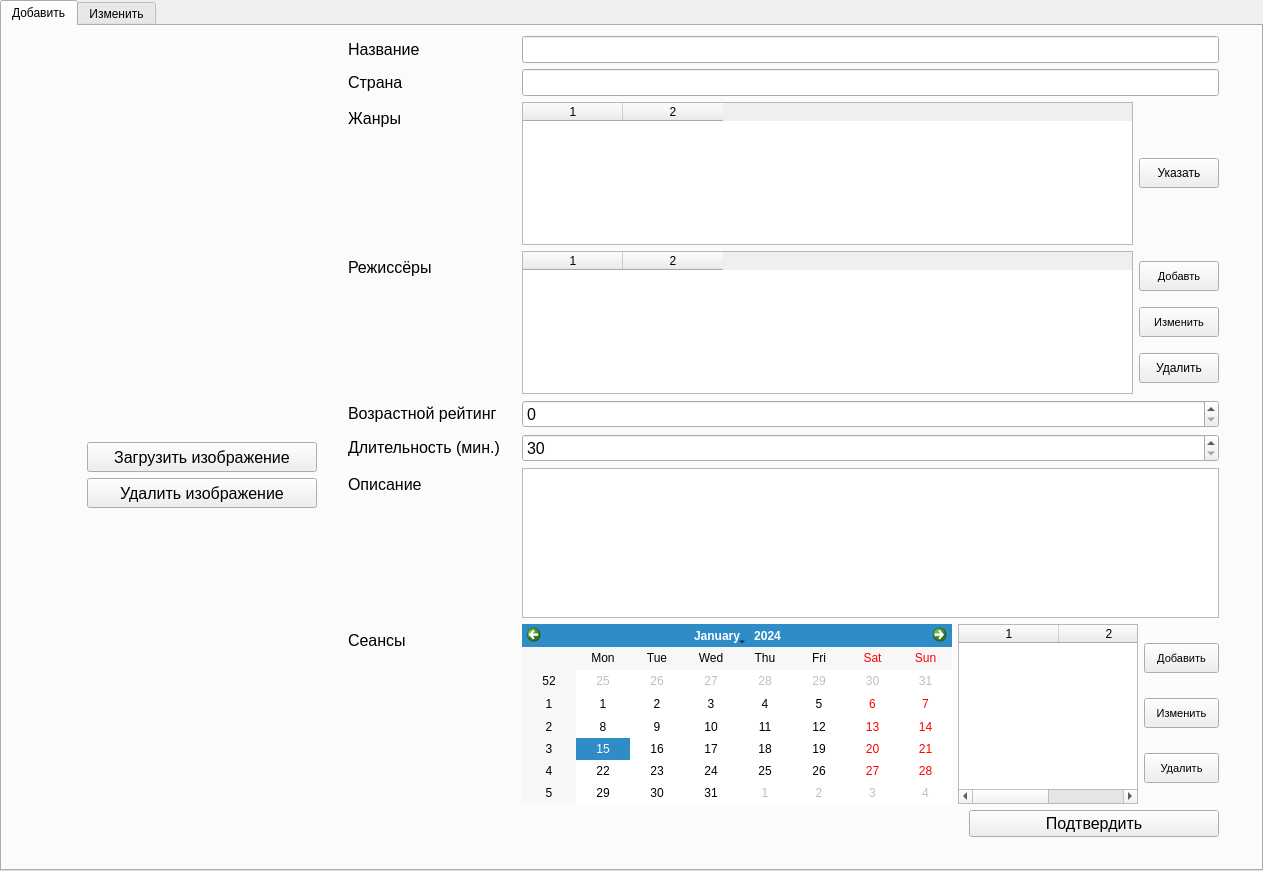
<?xml version="1.0" encoding="UTF-8"?>
<ui version="4.0">
 <class>TabWidget</class>
 <widget class="QTabWidget" name="TabWidget">
  <property name="geometry">
   <rect>
    <x>0</x>
    <y>0</y>
    <width>1263</width>
    <height>871</height>
   </rect>
  </property>
  <property name="minimumSize">
   <size>
    <width>100</width>
    <height>0</height>
   </size>
  </property>
  <property name="font">
   <font>
    <stylestrategy>PreferAntialias</stylestrategy>
   </font>
  </property>
  <property name="windowTitle">
   <string>Окно админа</string>
  </property>
  <property name="currentIndex">
   <number>0</number>
  </property>
  <widget class="QWidget" name="Tab0">
   <attribute name="title">
    <string>Добавить</string>
   </attribute>
   <widget class="QWidget" name="horizontalLayoutWidget">
    <property name="geometry">
     <rect>
      <x>60</x>
      <y>10</y>
      <width>1157</width>
      <height>825</height>
     </rect>
    </property>
    <layout class="QHBoxLayout" name="horizontalLayout_6">
     <item>
      <layout class="QVBoxLayout" name="verticalLayout_2">
       <item>
        <widget class="QLabel" name="ImageLabelTab0">
         <property name="minimumSize">
          <size>
           <width>280</width>
           <height>400</height>
          </size>
         </property>
         <property name="maximumSize">
          <size>
           <width>280</width>
           <height>400</height>
          </size>
         </property>
         <property name="styleSheet">
          <string notr="true"/>
         </property>
         <property name="text">
          <string>&lt;html&gt;&lt;head/&gt;&lt;body&gt;&lt;p&gt;&lt;br/&gt;&lt;/p&gt;&lt;/body&gt;&lt;/html&gt;</string>
         </property>
        </widget>
       </item>
       <item alignment="Qt::AlignHCenter">
        <widget class="QPushButton" name="LoadImageBtnTab0">
         <property name="minimumSize">
          <size>
           <width>230</width>
           <height>30</height>
          </size>
         </property>
         <property name="maximumSize">
          <size>
           <width>230</width>
           <height>30</height>
          </size>
         </property>
         <property name="font">
          <font>
           <pointsize>12</pointsize>
          </font>
         </property>
         <property name="text">
          <string>Загрузить изображение</string>
         </property>
        </widget>
       </item>
       <item alignment="Qt::AlignHCenter">
        <widget class="QPushButton" name="DeleteImageBtnTab0">
         <property name="minimumSize">
          <size>
           <width>230</width>
           <height>30</height>
          </size>
         </property>
         <property name="maximumSize">
          <size>
           <width>230</width>
           <height>30</height>
          </size>
         </property>
         <property name="font">
          <font>
           <pointsize>12</pointsize>
          </font>
         </property>
         <property name="text">
          <string>Удалить изображение</string>
         </property>
        </widget>
       </item>
       <item alignment="Qt::AlignTop">
        <widget class="QLabel" name="ImageErrorLabelTab0">
         <property name="minimumSize">
          <size>
           <width>0</width>
           <height>50</height>
          </size>
         </property>
         <property name="maximumSize">
          <size>
           <width>16777214</width>
           <height>16777215</height>
          </size>
         </property>
         <property name="font">
          <font>
           <pointsize>12</pointsize>
          </font>
         </property>
         <property name="styleSheet">
          <string notr="true">color: rgb(255, 0, 0);</string>
         </property>
         <property name="text">
          <string/>
         </property>
        </widget>
       </item>
      </layout>
     </item>
     <item>
      <layout class="QFormLayout" name="formLayout">
       <item row="0" column="0">
        <widget class="QLabel" name="NameLabel1">
         <property name="text">
          <string>&lt;html&gt;&lt;head/&gt;&lt;body&gt;&lt;p&gt;&lt;span style=&quot; font-size:12pt;&quot;&gt;Название&lt;/span&gt;&lt;/p&gt;&lt;/body&gt;&lt;/html&gt;</string>
         </property>
        </widget>
       </item>
       <item row="0" column="1">
        <widget class="QLineEdit" name="NameLineTab0">
         <property name="font">
          <font>
           <pointsize>12</pointsize>
          </font>
         </property>
         <property name="inputMask">
          <string notr="true"/>
         </property>
         <property name="text">
          <string/>
         </property>
         <property name="placeholderText">
          <string/>
         </property>
        </widget>
       </item>
       <item row="1" column="0">
        <widget class="QLabel" name="CountryLabel">
         <property name="text">
          <string>&lt;html&gt;&lt;head/&gt;&lt;body&gt;&lt;p&gt;&lt;span style=&quot; font-size:12pt;&quot;&gt;Страна&lt;/span&gt;&lt;/p&gt;&lt;/body&gt;&lt;/html&gt;</string>
         </property>
        </widget>
       </item>
       <item row="1" column="1">
        <widget class="QLineEdit" name="CountryLineTab0">
         <property name="font">
          <font>
           <pointsize>12</pointsize>
          </font>
         </property>
        </widget>
       </item>
       <item row="2" column="0">
        <widget class="QLabel" name="GenresLabel">
         <property name="text">
          <string>&lt;html&gt;&lt;head/&gt;&lt;body&gt;&lt;p&gt;&lt;span style=&quot; font-size:12pt;&quot;&gt;Жанры&lt;/span&gt;&lt;/p&gt;&lt;/body&gt;&lt;/html&gt;</string>
         </property>
        </widget>
       </item>
       <item row="2" column="1">
        <layout class="QGridLayout" name="gridLayout_2">
         <item row="0" column="2">
          <widget class="QPushButton" name="GenresBtnTab0">
           <property name="minimumSize">
            <size>
             <width>0</width>
             <height>30</height>
            </size>
           </property>
           <property name="text">
            <string>Указать</string>
           </property>
          </widget>
         </item>
         <item row="0" column="0">
          <widget class="QTableWidget" name="GenresTableTab0">
           <property name="columnCount">
            <number>2</number>
           </property>
           <column/>
           <column/>
          </widget>
         </item>
        </layout>
       </item>
       <item row="3" column="0">
        <widget class="QLabel" name="DirectorsLabel">
         <property name="text">
          <string>&lt;html&gt;&lt;head/&gt;&lt;body&gt;&lt;p&gt;&lt;span style=&quot; font-size:12pt;&quot;&gt;Режиссёры&lt;/span&gt;&lt;/p&gt;&lt;/body&gt;&lt;/html&gt;</string>
         </property>
        </widget>
       </item>
       <item row="3" column="1">
        <layout class="QHBoxLayout" name="horizontalLayout_4">
         <item>
          <widget class="QTableWidget" name="DirectorsTableTab0">
           <property name="font">
            <font>
             <pointsize>9</pointsize>
            </font>
           </property>
           <property name="columnCount">
            <number>2</number>
           </property>
           <column/>
           <column/>
          </widget>
         </item>
         <item>
          <layout class="QVBoxLayout" name="verticalLayout">
           <item>
            <widget class="QPushButton" name="AddDirectorBtnTab0">
             <property name="minimumSize">
              <size>
               <width>0</width>
               <height>30</height>
              </size>
             </property>
             <property name="maximumSize">
              <size>
               <width>16777215</width>
               <height>16777215</height>
              </size>
             </property>
             <property name="font">
              <font>
               <pointsize>8</pointsize>
              </font>
             </property>
             <property name="text">
              <string>Добавть</string>
             </property>
            </widget>
           </item>
           <item>
            <widget class="QPushButton" name="ChangeDirectorsBtnTab0">
             <property name="minimumSize">
              <size>
               <width>0</width>
               <height>30</height>
              </size>
             </property>
             <property name="font">
              <font>
               <pointsize>8</pointsize>
              </font>
             </property>
             <property name="text">
              <string>Изменить</string>
             </property>
            </widget>
           </item>
           <item>
            <widget class="QPushButton" name="DeleteDirectorBtnTab0">
             <property name="minimumSize">
              <size>
               <width>0</width>
               <height>30</height>
              </size>
             </property>
             <property name="text">
              <string>Удалить</string>
             </property>
            </widget>
           </item>
          </layout>
         </item>
        </layout>
       </item>
       <item row="4" column="0">
        <widget class="QLabel" name="AgeRatingLabel">
         <property name="minimumSize">
          <size>
           <width>168</width>
           <height>20</height>
          </size>
         </property>
         <property name="text">
          <string>&lt;html&gt;&lt;head/&gt;&lt;body&gt;&lt;p&gt;&lt;span style=&quot; font-size:12pt;&quot;&gt;Возрастной рейтинг&lt;/span&gt;&lt;/p&gt;&lt;/body&gt;&lt;/html&gt;</string>
         </property>
        </widget>
       </item>
       <item row="4" column="1">
        <widget class="QSpinBox" name="AgeRatingSpinBoxTab0">
         <property name="font">
          <font>
           <pointsize>12</pointsize>
          </font>
         </property>
         <property name="maximum">
          <number>18</number>
         </property>
        </widget>
       </item>
       <item row="5" column="0">
        <widget class="QLabel" name="DurationLabel">
         <property name="text">
          <string>&lt;html&gt;&lt;head/&gt;&lt;body&gt;&lt;p&gt;&lt;span style=&quot; font-size:12pt;&quot;&gt;Длительность (мин.)&lt;/span&gt;&lt;/p&gt;&lt;/body&gt;&lt;/html&gt;</string>
         </property>
        </widget>
       </item>
       <item row="5" column="1">
        <widget class="QSpinBox" name="DurationSpinBoxTab0">
         <property name="font">
          <font>
           <pointsize>12</pointsize>
          </font>
         </property>
         <property name="minimum">
          <number>30</number>
         </property>
         <property name="maximum">
          <number>420</number>
         </property>
        </widget>
       </item>
       <item row="6" column="0">
        <widget class="QLabel" name="DescriptionLabel">
         <property name="text">
          <string>&lt;html&gt;&lt;head/&gt;&lt;body&gt;&lt;p&gt;&lt;span style=&quot; font-size:12pt;&quot;&gt;Описание&lt;/span&gt;&lt;/p&gt;&lt;/body&gt;&lt;/html&gt;</string>
         </property>
        </widget>
       </item>
       <item row="6" column="1">
        <widget class="QPlainTextEdit" name="DescriptionPlainTextTab0">
         <property name="minimumSize">
          <size>
           <width>500</width>
           <height>150</height>
          </size>
         </property>
         <property name="font">
          <font>
           <pointsize>12</pointsize>
          </font>
         </property>
        </widget>
       </item>
       <item row="7" column="0">
        <widget class="QLabel" name="label">
         <property name="font">
          <font>
           <pointsize>12</pointsize>
          </font>
         </property>
         <property name="text">
          <string>Сеансы</string>
         </property>
        </widget>
       </item>
       <item row="7" column="1">
        <layout class="QHBoxLayout" name="horizontalLayout">
         <item>
          <widget class="QCalendarWidget" name="CalendarTab0">
           <property name="minimumDate">
            <date>
             <year>2021</year>
             <month>10</month>
             <day>29</day>
            </date>
           </property>
          </widget>
         </item>
         <item>
          <layout class="QHBoxLayout" name="horizontalLayout_3">
           <item>
            <widget class="QTableWidget" name="SessionsTableTab0">
             <property name="minimumSize">
              <size>
               <width>180</width>
               <height>180</height>
              </size>
             </property>
             <property name="maximumSize">
              <size>
               <width>180</width>
               <height>180</height>
              </size>
             </property>
             <property name="columnCount">
              <number>2</number>
             </property>
             <column/>
             <column/>
            </widget>
           </item>
           <item>
            <layout class="QVBoxLayout" name="verticalLayout_4">
             <item>
              <widget class="QPushButton" name="AddSessionBtnTab0">
               <property name="maximumSize">
                <size>
                 <width>75</width>
                 <height>30</height>
                </size>
               </property>
               <property name="font">
                <font>
                 <pointsize>8</pointsize>
                </font>
               </property>
               <property name="text">
                <string>Добавить</string>
               </property>
              </widget>
             </item>
             <item>
              <widget class="QPushButton" name="ChangeSessionBtnTab0">
               <property name="maximumSize">
                <size>
                 <width>75</width>
                 <height>30</height>
                </size>
               </property>
               <property name="font">
                <font>
                 <pointsize>8</pointsize>
                </font>
               </property>
               <property name="text">
                <string>Изменить</string>
               </property>
              </widget>
             </item>
             <item>
              <widget class="QPushButton" name="DeleteSessionBtnTab0">
               <property name="maximumSize">
                <size>
                 <width>75</width>
                 <height>30</height>
                </size>
               </property>
               <property name="font">
                <font>
                 <pointsize>8</pointsize>
                </font>
               </property>
               <property name="text">
                <string>Удалить</string>
               </property>
              </widget>
             </item>
            </layout>
           </item>
          </layout>
         </item>
        </layout>
       </item>
       <item row="8" column="1">
        <layout class="QHBoxLayout" name="horizontalLayout_2">
         <item>
          <widget class="QLabel" name="SessionsErrorLabelTab0">
           <property name="font">
            <font>
             <pointsize>12</pointsize>
            </font>
           </property>
           <property name="text">
            <string/>
           </property>
          </widget>
         </item>
         <item>
          <widget class="QPushButton" name="ConfirmFilmInfoBtnTab0">
           <property name="minimumSize">
            <size>
             <width>250</width>
             <height>27</height>
            </size>
           </property>
           <property name="maximumSize">
            <size>
             <width>100</width>
             <height>16777215</height>
            </size>
           </property>
           <property name="font">
            <font>
             <pointsize>12</pointsize>
            </font>
           </property>
           <property name="text">
            <string>Подтвердить</string>
           </property>
          </widget>
         </item>
        </layout>
       </item>
       <item row="9" column="1">
        <widget class="QLabel" name="ErrorLabelTab0">
         <property name="font">
          <font>
           <pointsize>12</pointsize>
          </font>
         </property>
         <property name="text">
          <string/>
         </property>
        </widget>
       </item>
      </layout>
     </item>
    </layout>
   </widget>
  </widget>
  <widget class="QWidget" name="Tab1">
   <attribute name="title">
    <string>Изменить</string>
   </attribute>
   <widget class="QWidget" name="horizontalLayoutWidget_2">
    <property name="geometry">
     <rect>
      <x>60</x>
      <y>10</y>
      <width>1157</width>
      <height>825</height>
     </rect>
    </property>
    <layout class="QHBoxLayout" name="horizontalLayout_7">
     <item>
      <layout class="QVBoxLayout" name="verticalLayout_3">
       <item>
        <widget class="QLabel" name="ImageLabelTab1">
         <property name="minimumSize">
          <size>
           <width>280</width>
           <height>400</height>
          </size>
         </property>
         <property name="maximumSize">
          <size>
           <width>280</width>
           <height>400</height>
          </size>
         </property>
         <property name="styleSheet">
          <string notr="true"/>
         </property>
         <property name="text">
          <string>&lt;html&gt;&lt;head/&gt;&lt;body&gt;&lt;p&gt;&lt;br/&gt;&lt;/p&gt;&lt;/body&gt;&lt;/html&gt;</string>
         </property>
        </widget>
       </item>
       <item alignment="Qt::AlignHCenter">
        <widget class="QPushButton" name="LoadImageBtnTab1">
         <property name="minimumSize">
          <size>
           <width>230</width>
           <height>30</height>
          </size>
         </property>
         <property name="maximumSize">
          <size>
           <width>230</width>
           <height>30</height>
          </size>
         </property>
         <property name="font">
          <font>
           <pointsize>12</pointsize>
          </font>
         </property>
         <property name="text">
          <string>Загрузить изображение</string>
         </property>
        </widget>
       </item>
       <item alignment="Qt::AlignHCenter">
        <widget class="QPushButton" name="DeleteImageBtnTab1">
         <property name="minimumSize">
          <size>
           <width>230</width>
           <height>30</height>
          </size>
         </property>
         <property name="maximumSize">
          <size>
           <width>230</width>
           <height>30</height>
          </size>
         </property>
         <property name="font">
          <font>
           <pointsize>12</pointsize>
          </font>
         </property>
         <property name="text">
          <string>Удалить изображение</string>
         </property>
        </widget>
       </item>
       <item alignment="Qt::AlignTop">
        <widget class="QLabel" name="ImageErrorLabelTab1">
         <property name="minimumSize">
          <size>
           <width>0</width>
           <height>50</height>
          </size>
         </property>
         <property name="maximumSize">
          <size>
           <width>16777214</width>
           <height>16777215</height>
          </size>
         </property>
         <property name="font">
          <font>
           <pointsize>12</pointsize>
          </font>
         </property>
         <property name="styleSheet">
          <string notr="true">color: rgb(255, 0, 0);</string>
         </property>
         <property name="text">
          <string/>
         </property>
        </widget>
       </item>
       <item>
        <layout class="QVBoxLayout" name="verticalLayout_8">
         <item alignment="Qt::AlignHCenter">
          <widget class="QPushButton" name="LoadFilmBtnTab1">
           <property name="minimumSize">
            <size>
             <width>230</width>
             <height>30</height>
            </size>
           </property>
           <property name="maximumSize">
            <size>
             <width>230</width>
             <height>30</height>
            </size>
           </property>
           <property name="font">
            <font>
             <pointsize>12</pointsize>
            </font>
           </property>
           <property name="text">
            <string>Загрузить фильм</string>
           </property>
          </widget>
         </item>
         <item alignment="Qt::AlignHCenter">
          <widget class="QPushButton" name="CancelChangesBtnTab1">
           <property name="minimumSize">
            <size>
             <width>230</width>
             <height>30</height>
            </size>
           </property>
           <property name="maximumSize">
            <size>
             <width>230</width>
             <height>30</height>
            </size>
           </property>
           <property name="font">
            <font>
             <pointsize>12</pointsize>
            </font>
           </property>
           <property name="text">
            <string>Отменить изменения</string>
           </property>
          </widget>
         </item>
        </layout>
       </item>
       <item>
        <widget class="QLabel" name="Film_idStatLabelTab1">
         <property name="text">
          <string>&lt;html&gt;&lt;head/&gt;&lt;body&gt;&lt;p align=&quot;center&quot;&gt;&lt;br/&gt;&lt;/p&gt;&lt;/body&gt;&lt;/html&gt;</string>
         </property>
        </widget>
       </item>
      </layout>
     </item>
     <item>
      <layout class="QFormLayout" name="formLayout_2">
       <item row="0" column="0">
        <widget class="QLabel" name="NameLabel1_2">
         <property name="text">
          <string>&lt;html&gt;&lt;head/&gt;&lt;body&gt;&lt;p&gt;&lt;span style=&quot; font-size:12pt;&quot;&gt;Название&lt;/span&gt;&lt;/p&gt;&lt;/body&gt;&lt;/html&gt;</string>
         </property>
        </widget>
       </item>
       <item row="0" column="1">
        <widget class="QLineEdit" name="NameLineTab1">
         <property name="font">
          <font>
           <pointsize>12</pointsize>
          </font>
         </property>
         <property name="inputMask">
          <string notr="true"/>
         </property>
         <property name="text">
          <string/>
         </property>
         <property name="placeholderText">
          <string/>
         </property>
        </widget>
       </item>
       <item row="1" column="0">
        <widget class="QLabel" name="CountryLabel_2">
         <property name="text">
          <string>&lt;html&gt;&lt;head/&gt;&lt;body&gt;&lt;p&gt;&lt;span style=&quot; font-size:12pt;&quot;&gt;Страна&lt;/span&gt;&lt;/p&gt;&lt;/body&gt;&lt;/html&gt;</string>
         </property>
        </widget>
       </item>
       <item row="1" column="1">
        <widget class="QLineEdit" name="CountryLineTab1">
         <property name="font">
          <font>
           <pointsize>12</pointsize>
          </font>
         </property>
        </widget>
       </item>
       <item row="2" column="0">
        <widget class="QLabel" name="GenresLabel_2">
         <property name="text">
          <string>&lt;html&gt;&lt;head/&gt;&lt;body&gt;&lt;p&gt;&lt;span style=&quot; font-size:12pt;&quot;&gt;Жанры&lt;/span&gt;&lt;/p&gt;&lt;/body&gt;&lt;/html&gt;</string>
         </property>
        </widget>
       </item>
       <item row="2" column="1">
        <layout class="QGridLayout" name="gridLayout_3">
         <item row="0" column="2">
          <widget class="QPushButton" name="GenresBtnTab1">
           <property name="minimumSize">
            <size>
             <width>0</width>
             <height>30</height>
            </size>
           </property>
           <property name="text">
            <string>Указать</string>
           </property>
          </widget>
         </item>
         <item row="0" column="0">
          <widget class="QTableWidget" name="GenresTableTab1">
           <property name="columnCount">
            <number>2</number>
           </property>
           <column/>
           <column/>
          </widget>
         </item>
        </layout>
       </item>
       <item row="3" column="0">
        <widget class="QLabel" name="DirectorsLabel_2">
         <property name="text">
          <string>&lt;html&gt;&lt;head/&gt;&lt;body&gt;&lt;p&gt;&lt;span style=&quot; font-size:12pt;&quot;&gt;Режиссёры&lt;/span&gt;&lt;/p&gt;&lt;/body&gt;&lt;/html&gt;</string>
         </property>
        </widget>
       </item>
       <item row="3" column="1">
        <layout class="QHBoxLayout" name="horizontalLayout_5">
         <item>
          <widget class="QTableWidget" name="DirectorsTableTab1">
           <property name="font">
            <font>
             <pointsize>9</pointsize>
            </font>
           </property>
           <property name="columnCount">
            <number>2</number>
           </property>
           <column/>
           <column/>
          </widget>
         </item>
         <item>
          <layout class="QVBoxLayout" name="verticalLayout_5">
           <item>
            <widget class="QPushButton" name="AddDirectorBtnTab1">
             <property name="minimumSize">
              <size>
               <width>0</width>
               <height>30</height>
              </size>
             </property>
             <property name="maximumSize">
              <size>
               <width>16777215</width>
               <height>16777215</height>
              </size>
             </property>
             <property name="font">
              <font>
               <pointsize>8</pointsize>
              </font>
             </property>
             <property name="text">
              <string>Добавть</string>
             </property>
            </widget>
           </item>
           <item>
            <widget class="QPushButton" name="ChangeDirectorsBtnTab1">
             <property name="minimumSize">
              <size>
               <width>0</width>
               <height>30</height>
              </size>
             </property>
             <property name="font">
              <font>
               <pointsize>8</pointsize>
              </font>
             </property>
             <property name="text">
              <string>Изменить</string>
             </property>
            </widget>
           </item>
           <item>
            <widget class="QPushButton" name="DeleteDirectorBtnTab1">
             <property name="minimumSize">
              <size>
               <width>0</width>
               <height>30</height>
              </size>
             </property>
             <property name="text">
              <string>Удалить</string>
             </property>
            </widget>
           </item>
          </layout>
         </item>
        </layout>
       </item>
       <item row="4" column="0">
        <widget class="QLabel" name="AgeRatingLabel_2">
         <property name="minimumSize">
          <size>
           <width>168</width>
           <height>20</height>
          </size>
         </property>
         <property name="text">
          <string>&lt;html&gt;&lt;head/&gt;&lt;body&gt;&lt;p&gt;&lt;span style=&quot; font-size:12pt;&quot;&gt;Возрастной рейтинг&lt;/span&gt;&lt;/p&gt;&lt;/body&gt;&lt;/html&gt;</string>
         </property>
        </widget>
       </item>
       <item row="4" column="1">
        <widget class="QSpinBox" name="AgeRatingSpinBoxTab1">
         <property name="font">
          <font>
           <pointsize>12</pointsize>
          </font>
         </property>
         <property name="maximum">
          <number>18</number>
         </property>
        </widget>
       </item>
       <item row="5" column="0">
        <widget class="QLabel" name="DurationLabel_2">
         <property name="text">
          <string>&lt;html&gt;&lt;head/&gt;&lt;body&gt;&lt;p&gt;&lt;span style=&quot; font-size:12pt;&quot;&gt;Длительность (мин.)&lt;/span&gt;&lt;/p&gt;&lt;/body&gt;&lt;/html&gt;</string>
         </property>
        </widget>
       </item>
       <item row="5" column="1">
        <widget class="QSpinBox" name="DurationSpinBoxTab1">
         <property name="font">
          <font>
           <pointsize>12</pointsize>
          </font>
         </property>
         <property name="minimum">
          <number>30</number>
         </property>
         <property name="maximum">
          <number>420</number>
         </property>
        </widget>
       </item>
       <item row="6" column="0">
        <widget class="QLabel" name="DescriptionLabel_2">
         <property name="text">
          <string>&lt;html&gt;&lt;head/&gt;&lt;body&gt;&lt;p&gt;&lt;span style=&quot; font-size:12pt;&quot;&gt;Описание&lt;/span&gt;&lt;/p&gt;&lt;/body&gt;&lt;/html&gt;</string>
         </property>
        </widget>
       </item>
       <item row="6" column="1">
        <widget class="QPlainTextEdit" name="DescriptionPlainTextTab1">
         <property name="minimumSize">
          <size>
           <width>500</width>
           <height>150</height>
          </size>
         </property>
         <property name="font">
          <font>
           <pointsize>12</pointsize>
          </font>
         </property>
        </widget>
       </item>
       <item row="7" column="0">
        <widget class="QLabel" name="label_2">
         <property name="font">
          <font>
           <pointsize>12</pointsize>
          </font>
         </property>
         <property name="text">
          <string>Сеансы</string>
         </property>
        </widget>
       </item>
       <item row="7" column="1">
        <layout class="QHBoxLayout" name="horizontalLayout_8">
         <item>
          <widget class="QCalendarWidget" name="CalendarTab1">
           <property name="minimumDate">
            <date>
             <year>2021</year>
             <month>10</month>
             <day>29</day>
            </date>
           </property>
          </widget>
         </item>
         <item>
          <layout class="QHBoxLayout" name="horizontalLayout_9">
           <item>
            <widget class="QTableWidget" name="SessionsTableTab1">
             <property name="minimumSize">
              <size>
               <width>180</width>
               <height>180</height>
              </size>
             </property>
             <property name="maximumSize">
              <size>
               <width>180</width>
               <height>180</height>
              </size>
             </property>
             <property name="columnCount">
              <number>2</number>
             </property>
             <column/>
             <column/>
            </widget>
           </item>
           <item>
            <layout class="QVBoxLayout" name="verticalLayout_6">
             <item>
              <widget class="QPushButton" name="AddSessionBtnTab1">
               <property name="maximumSize">
                <size>
                 <width>75</width>
                 <height>30</height>
                </size>
               </property>
               <property name="font">
                <font>
                 <pointsize>8</pointsize>
                </font>
               </property>
               <property name="text">
                <string>Добавить</string>
               </property>
              </widget>
             </item>
             <item>
              <widget class="QPushButton" name="ChangeSessionBtnTab1">
               <property name="maximumSize">
                <size>
                 <width>75</width>
                 <height>30</height>
                </size>
               </property>
               <property name="font">
                <font>
                 <pointsize>8</pointsize>
                </font>
               </property>
               <property name="text">
                <string>Изменить</string>
               </property>
              </widget>
             </item>
             <item>
              <widget class="QPushButton" name="DeleteSessionBtnTab1">
               <property name="maximumSize">
                <size>
                 <width>75</width>
                 <height>30</height>
                </size>
               </property>
               <property name="font">
                <font>
                 <pointsize>8</pointsize>
                </font>
               </property>
               <property name="text">
                <string>Удалить</string>
               </property>
              </widget>
             </item>
            </layout>
           </item>
          </layout>
         </item>
        </layout>
       </item>
       <item row="8" column="1">
        <layout class="QHBoxLayout" name="horizontalLayout_10">
         <item>
          <widget class="QLabel" name="SessionsErrorLabelTab1">
           <property name="font">
            <font>
             <pointsize>12</pointsize>
            </font>
           </property>
           <property name="text">
            <string/>
           </property>
          </widget>
         </item>
         <item>
          <widget class="QPushButton" name="ConfirmFilmInfoBtnTab1">
           <property name="minimumSize">
            <size>
             <width>250</width>
             <height>27</height>
            </size>
           </property>
           <property name="maximumSize">
            <size>
             <width>100</width>
             <height>16777215</height>
            </size>
           </property>
           <property name="font">
            <font>
             <pointsize>12</pointsize>
            </font>
           </property>
           <property name="text">
            <string>Подтвердить</string>
           </property>
          </widget>
         </item>
        </layout>
       </item>
       <item row="9" column="1">
        <widget class="QLabel" name="ErrorLabelTab1">
         <property name="font">
          <font>
           <pointsize>12</pointsize>
          </font>
         </property>
         <property name="text">
          <string/>
         </property>
        </widget>
       </item>
      </layout>
     </item>
    </layout>
   </widget>
  </widget>
 </widget>
 <resources/>
 <connections/>
</ui>
